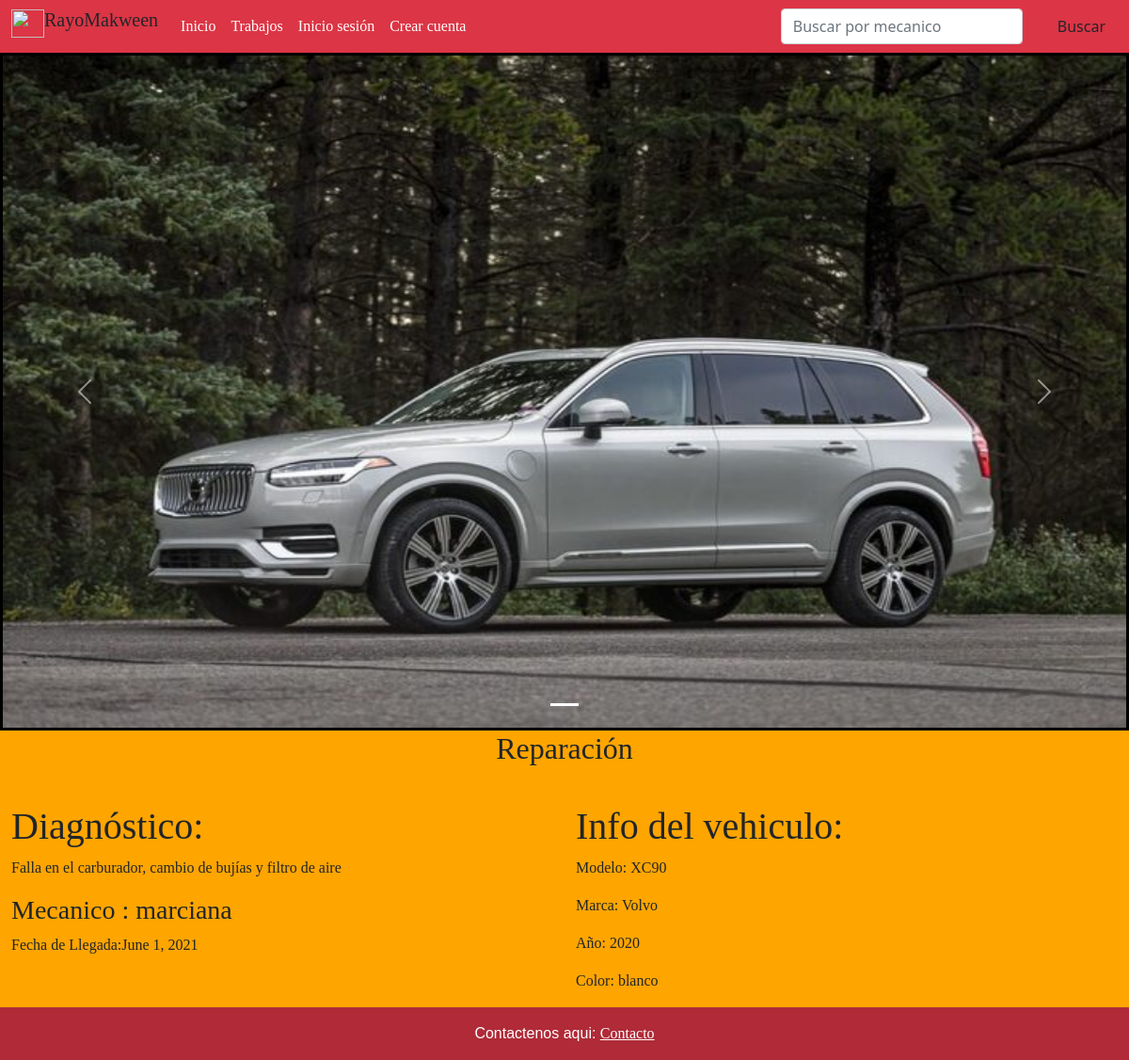
/ficha/1/, run on the app's committed database.
### rayoMakween/models.py (models this page shows, shortened)
class auto(models.Model):
    id_auto = models.AutoField(primary_key=True)
    marca = models.CharField(max_length=40)
    modelo = models.CharField(max_length=50)
    descripcion = models.TextField(max_length=500)
    imagen = models.ImageField(upload_to='fotos',default='fotos/no_imagen.jpg')
    categoria =models.ForeignKey(categoria, on_delete=models.CASCADE)
    publicar= models.BooleanField(default=False)
    comentario= models.TextField(default='--',null=True)
    anno_vehiculo= models.IntegerField(null=True)
    color= models.CharField(null=True,max_length=30)
    fecha_ingreso= models.DateField(default=timezone.now)
    usuario= models.CharField(max_length=45,null=True)

class categoria(models.Model):
    nombre = models.CharField(primary_key=True,max_length=40)

### rayoMakween/views.py (the view)
# urls.py: path('ficha/<id>/',ficha_auto,name="FICAU"),
def ficha_auto(request, id):
    Auto= auto.objects.get(id_auto=id)
    contexto= {"auto":Auto}
    return render(request,"ficha.html",contexto)

### rayoMakween/templates/ficha.html (shortened to what this page needs)
{% extends "base.html"%}
{% load static %}
{% block css %}
  <link type="text/css" rel="stylesheet" href="{% static 'CSS/estilosRegister.css' %}">
{% endblock css %}
{% block contenido %}
<main>
    <section>
      <div id="carouselExampleCaptions" class="carousel slide" data-bs-ride="carousel">
        <div class="carousel-indicators">
          <button type="button" data-bs-target="#carouselExampleCaptions" data-bs-slide-to="0" class="active"
            aria-current="true" aria-label="Slide 1"></button>
        </div>
        <div class="carousel-inner">
          <div class="carousel-item active ">
            <a href="#">
              <img src="{{auto.imagen.url}}" class="d-block w-100" alt="...">
            </a>
          </div>
        </div>
        <button class="carousel-control-prev" type="button" data-bs-target="#carouselExampleCaptions"
          data-bs-slide="prev">
          <span class="carousel-control-prev-icon" aria-hidden="true"></span>
        </button>
        <button class="carousel-control-next" type="button" data-bs-target="#carouselExampleCaptions"
          data-bs-slide="next">
          <span class="carousel-control-next-icon" aria-hidden="true"></span>
        </button>
      </div>
    </section>
    <div class="container-fluid">
      <div class="row">
        <div class="col-12">
          <h2 class="vtr">{{auto.categoria.nombre}}</h2>
        </div>
      </div>
      <div class="row">
        <div class="col">
          <h1 class="icon-screen">Diagnóstico: </h1>
          <p>{{auto.descripcion}}</p>
          <h3>Mecanico : {{auto.usuario}}</h3>
          <form action="" method="">
            <p> Fecha de Llegada:{{auto.fecha_ingreso}}</p>
          </form>
        </div>
        <div class="col">
          <h1 class="icon-info">Info del vehiculo: </h1>
          <p>Modelo: {{auto.modelo}}</p>
          <p>Marca: {{auto.marca}}</p>
          <p>Año: {{auto.anno_vehiculo}}</p>
          <p>Color: {{auto.color}}</p>
        </div>
      </div>
    </div>
  </main>
{% endblock contenido %}

### rayoMakween/static/CSS/general.css (style rules this page uses)
* { margin: 0; padding: 0; }
body { margin:0; background-color:orange; }
.slide { margin-top: none; }
.slide img { height: 90vh; margin-top: auto; border: solid 3px black; }
.vtr { margin-bottom: 40px; text-align: center; }
main { font-family: 'Times New Roman', Times, serif; }

### data on the page
auto: imagen (picture), categoria.nombre "Reparación", descripcion "Falla en el carburador, cambio de bujías y filtro de aire", usuario "marciana", fecha_ingreso "June 1, 2021", modelo "XC90", marca "Volvo", anno_vehiculo "2020", color "blanco"
